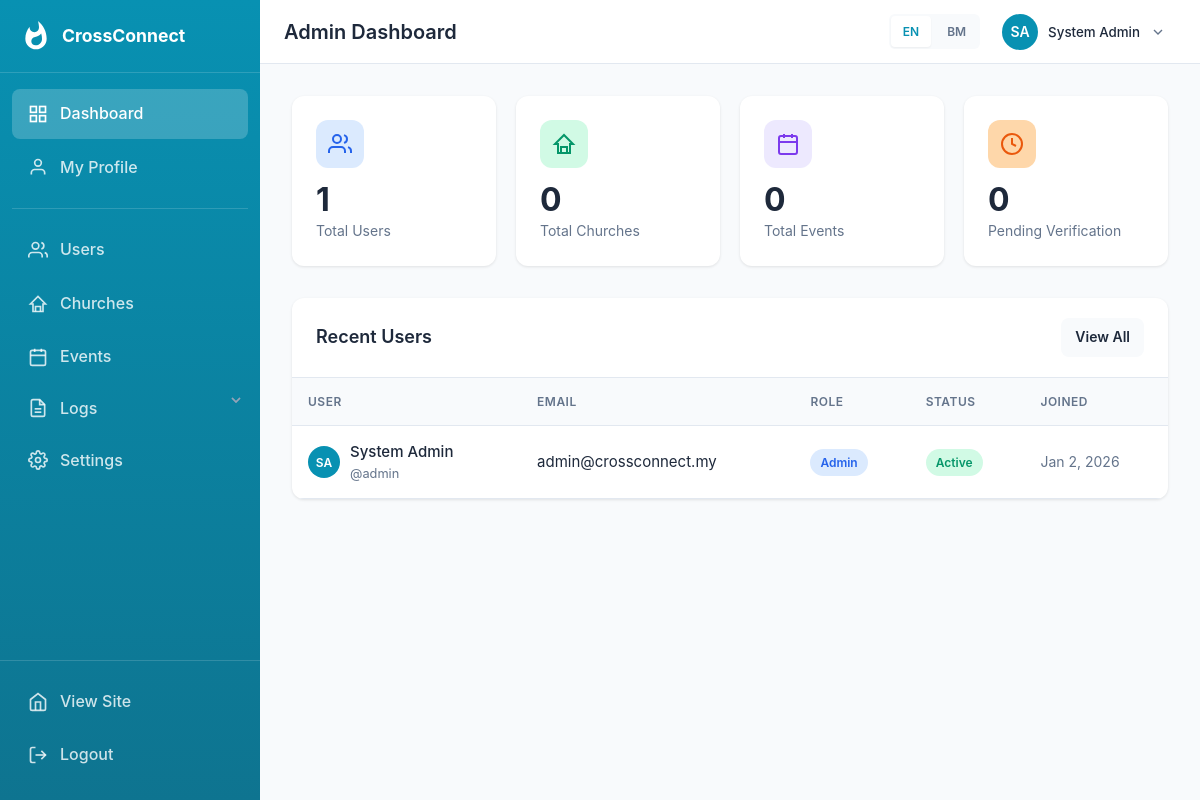
/admin/index.php (signed in), run on the app's committed database.
### tables this page shows
CREATE TABLE IF NOT EXISTS users (
    id INT AUTO_INCREMENT PRIMARY KEY,
    username VARCHAR(50) NOT NULL UNIQUE,
    email VARCHAR(100) NOT NULL UNIQUE,
    password_hash VARCHAR(255) NOT NULL,
    name VARCHAR(100) NOT NULL,
    church_name VARCHAR(150) NULL,
    preferred_language ENUM('en', 'bm') DEFAULT 'en',
    role ENUM('user', 'admin') DEFAULT 'user',
    email_verified_at TIMESTAMP NULL,
    verification_token VARCHAR(64) NULL,
    reset_token VARCHAR(64) NULL,
    reset_expires TIMESTAMP NULL,
    is_active TINYINT(1) DEFAULT 1,
    avatar_color VARCHAR(7) DEFAULT '#0891b2',
    created_at TIMESTAMP DEFAULT CURRENT_TIMESTAMP,
    updated_at TIMESTAMP DEFAULT CURRENT_TIMESTAMP ON UPDATE CURRENT_TIMESTAMP,
    last_login TIMESTAMP NULL,
    INDEX idx_email (email),
    INDEX idx_username (username),
    INDEX idx_role (role),
    INDEX idx_active (is_active)
);

### config/paths.php (called while the page is built, shortened)
<?php
function getBasePath()
{
    static $basePath = null;
    if ($basePath === null) {
        $scriptName = $_SERVER['SCRIPT_NAME'] ?? '';
        if (preg_match('#^(/[^/]*hebats[^/]*)/#i', $scriptName, $matches)) {
            $basePath = $matches[1] . '/';
        } elseif (preg_match('#^(/[^/]+/)#', $scriptName, $matches)) {
            $basePath = $matches[1];
        } else {
            $basePath = '/';
        }
    }
    return $basePath;
}
function url($path = '')
{
    $basePath = getBasePath();
    $path = ltrim($path, '/');
    return $basePath . $path;
}

### config/auth.php (called while the page is built, shortened)
<?php
function getUserInitials($name)
{
    $words = explode(' ', trim($name));
    $initials = '';
    foreach ($words as $word) {
        if (!empty($word)) {
            $initials .= strtoupper(substr($word, 0, 1));
            if (strlen($initials) >= 2)
                break;
        }
    }
    return $initials ?: '?';
}

### admin/index.php (the view, shortened to what this page needs)
<?php
require_once __DIR__ . '/../includes/dashboard-header.php';
$stats = [];
$pdo = getDbConnection();
try {
    $stats['users'] = $pdo->query("SELECT COUNT(*) FROM users")->fetchColumn();
    $stats['churches'] = $pdo->query("SELECT COUNT(*) FROM churches")->fetchColumn();
    $stats['events'] = $pdo->query("SELECT COUNT(*) FROM events")->fetchColumn();
    $stats['pending_users'] = $pdo->query("SELECT COUNT(*) FROM users WHERE email_verified_at IS NULL")->fetchColumn();
    $recentUsers = $pdo->query("
        SELECT * FROM users
        ORDER BY created_at DESC
        LIMIT 5
    ")->fetchAll(PDO::FETCH_ASSOC);
} catch (Exception $e) {
    error_log("Admin dashboard error: " . $e->getMessage());
}
?>
<div class="stats-grid">
    <div class="stat-card">
        <div class="stat-icon blue">
            <svg viewBox="0 0 24 24" fill="none" stroke="currentColor" stroke-width="2">
                <path d="M17 21v-2a4 4 0 0 0-4-4H5a4 4 0 0 0-4 4v2"></path>
                <circle cx="9" cy="7" r="4"></circle>
                <path d="M23 21v-2a4 4 0 0 0-3-3.87"></path>
                <path d="M16 3.13a4 4 0 0 1 0 7.75"></path>
            </svg>
        </div>
        <div class="stat-value"><?php echo $stats['users'] ?? 0; ?></div>
        <div class="stat-label">Total Users</div>
    </div>
    <div class="stat-card">
        <div class="stat-icon green">
            <svg viewBox="0 0 24 24" fill="none" stroke="currentColor" stroke-width="2">
                <path d="M18 21H6V12L3 12L12 3L21 12L18 12V21Z"></path>
                <path d="M9 21V15H15V21"></path>
            </svg>
        </div>
        <div class="stat-value"><?php echo $stats['churches'] ?? 0; ?></div>
        <div class="stat-label">Total Churches</div>
    </div>
    <div class="stat-card">
        <div class="stat-icon purple">
            <svg viewBox="0 0 24 24" fill="none" stroke="currentColor" stroke-width="2">
                <rect x="3" y="4" width="18" height="18" rx="2"></rect>
                <path d="M16 2V6M8 2V6M3 10H21"></path>
            </svg>
        </div>
        <div class="stat-value"><?php echo $stats['events'] ?? 0; ?></div>
        <div class="stat-label">Total Events</div>
    </div>
    <div class="stat-card">
        <div class="stat-icon orange">
            <svg viewBox="0 0 24 24" fill="none" stroke="currentColor" stroke-width="2">
                <circle cx="12" cy="12" r="10"></circle>
                <path d="M12 6v6l4 2"></path>
            </svg>
        </div>
        <div class="stat-value"><?php echo $stats['pending_users'] ?? 0; ?></div>
        <div class="stat-label">Pending Verification</div>
    </div>
</div>
<div style="display: grid; grid-template-columns: 1fr; gap: 24px;">
    <?php if (isset($recentUsers) && !empty($recentUsers)): ?>
        <div class="dashboard-card">
            <div class="card-header">
                <h3 class="card-title">Recent Users</h3>
                <a href="<?php echo url('admin/users.php'); ?>" class="btn btn-secondary btn-sm">View All</a>
            </div>
            <div class="card-body" style="padding: 0;">
                <table class="data-table">
                    <thead>
                        <tr>
                            <th>User</th>
                            <th>Email</th>
                            <th>Role</th>
                            <th>Status</th>
                            <th>Joined</th>
                        </tr>
                    </thead>
                    <tbody>
                        <?php foreach ($recentUsers as $u): ?>
                            <tr>
                                <td>
                                    <div style="display: flex; align-items: center; gap: 10px;">
                                        <div class="user-avatar"
                                            style="width: 32px; height: 32px; font-size: 0.75rem; background: <?php echo htmlspecialchars($u['avatar_color']); ?>">
                                            <?php echo getUserInitials($u['name']); ?>
                                        </div>
                                        <div>
                                            <div style="font-weight: 500;"><?php echo htmlspecialchars($u['name']); ?></div>
                                            <div style="font-size: 0.8rem; color: var(--color-text-light);">
                                                @<?php echo htmlspecialchars($u['username']); ?></div>
                                        </div>
                                    </div>
                                </td>
                                <td><?php echo htmlspecialchars($u['email']); ?></td>
                                <td>
                                    <span class="badge <?php echo $u['role'] === 'admin' ? 'badge-info' : 'badge-success'; ?>">
                                        <?php echo ucfirst($u['role']); ?>
                                    </span>
                                </td>
                                <td>
                                    <?php if (!$u['email_verified_at']): ?>
                                        <span class="badge badge-warning">Unverified</span>
                                    <?php elseif (!$u['is_active']): ?>
                                        <span class="badge badge-danger">Inactive</span>
                                    <?php else: ?>
                                        <span class="badge badge-success">Active</span>
                                    <?php endif; ?>
                                </td>
                                <td style="color: var(--color-text-light); font-size: 0.875rem;">
                                    <?php echo date('M j, Y', strtotime($u['created_at'])); ?>
                                </td>
                            </tr>
                        <?php endforeach; ?>
                    </tbody>
                </table>
            </div>
        </div>
    <?php endif; ?>
</div>
<?php require_once __DIR__ . '/../includes/dashboard-footer.php'; ?>

### data on the page
users: name "SA", name "System Admin", username "admin", email "admin@crossconnect.my", role "Admin", is_active "Active", created_at "Jan 2, 2026"

### other printed values
__($key, $replacements) "Dashboard My Profile Users Churches Events Logs Settings View Site Logout"
$pageTitle "Admin Dashboard"
getUserInitials($user['name']) "SA"
$user['name'] "System Admin"
$stats['users'] "1"
$stats['churches'] "0"
$stats['events'] "0"
$stats['pending_users'] "0"
